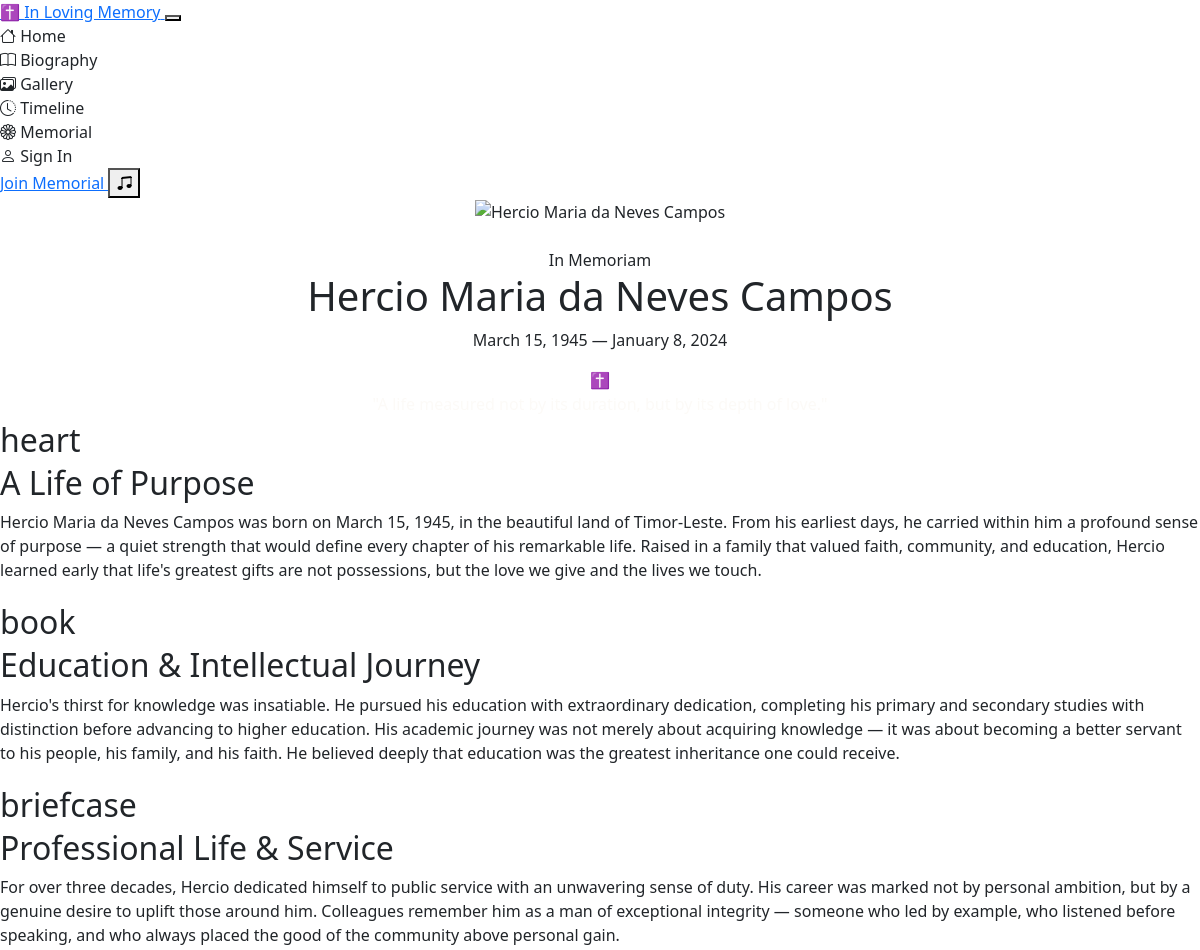
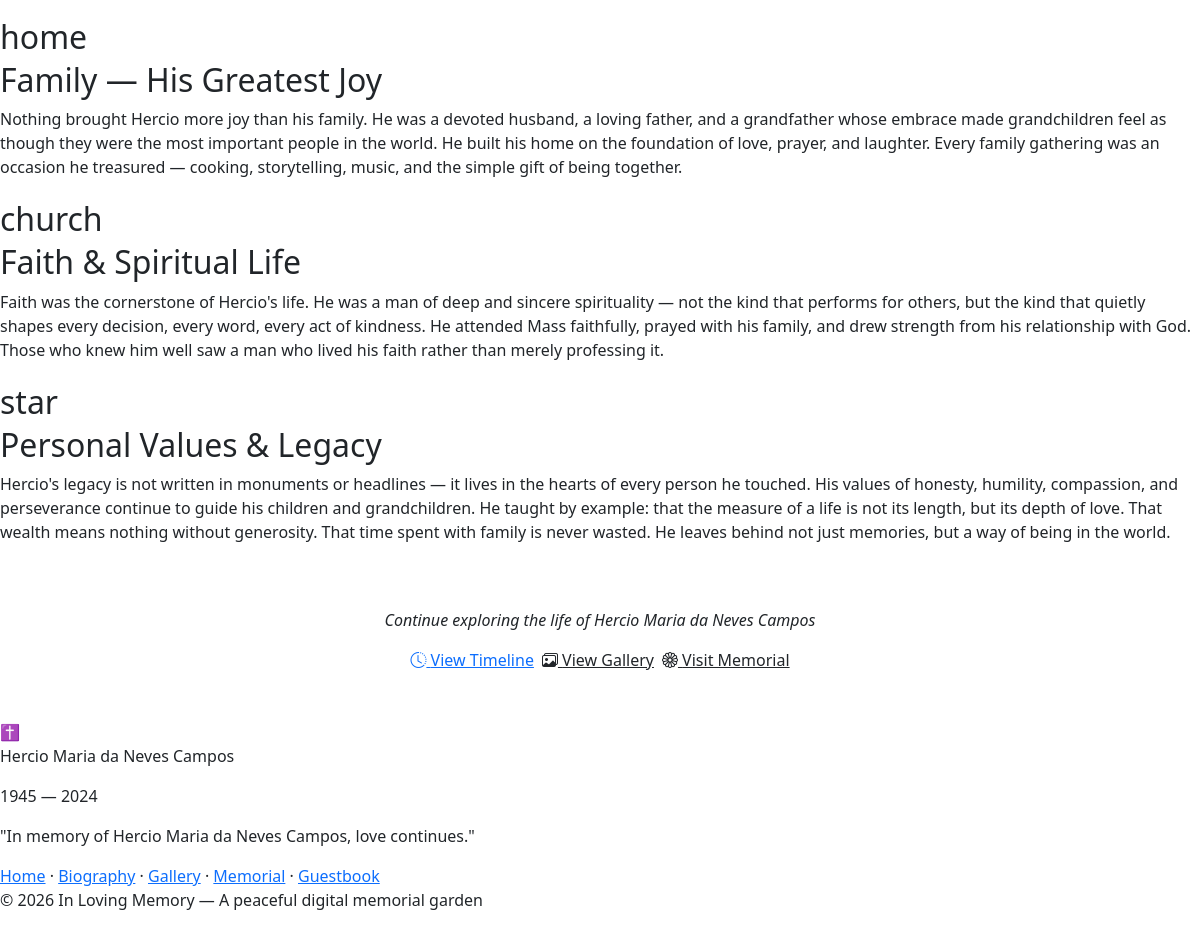
Page /pages/biography.php on the committed database (2 pictures, top to bottom).
### tables this page shows
CREATE TABLE IF NOT EXISTS `biography` (
  `id` INT UNSIGNED AUTO_INCREMENT PRIMARY KEY,
  `section_title` VARCHAR(200) NOT NULL,
  `section_content` LONGTEXT NOT NULL,
  `section_order` INT DEFAULT 0,
  `icon` VARCHAR(50) DEFAULT 'book',
  `is_active` TINYINT(1) DEFAULT 1
);

### includes/config.php (called while the page is built, shortened)
<?php
function getDB(): PDO {
    static $pdo = null;
    if ($pdo === null) {
        $dsn = sprintf(
            'mysql:host=%s;dbname=%s;charset=%s',
            DB_HOST, DB_NAME, DB_CHARSET
        );
        $options = [
            PDO::ATTR_ERRMODE            => PDO::ERRMODE_EXCEPTION,
            PDO::ATTR_DEFAULT_FETCH_MODE => PDO::FETCH_ASSOC,
            PDO::ATTR_EMULATE_PREPARES   => false,
        ];
        try {
            $pdo = new PDO($dsn, DB_USER, DB_PASS, $options);
        } catch (PDOException $e) {
            error_log('Database connection failed: ' . $e->getMessage());
            die('<div style="font-family:serif;text-align:center;padding:3rem;color:#666;">
                <h2>Service Temporarily Unavailable</h2>
                <p>Please try again in a moment.</p>
            </div>');
        }
    }
    return $pdo;
}
function getSetting(string $key, string $default = ''): string {
    static $settings = null;
    if ($settings === null) {
        try {
            $pdo = getDB();
            $stmt = $pdo->query('SELECT setting_key, setting_value FROM settings');
            $settings = $stmt->fetchAll(PDO::FETCH_KEY_PAIR);
        } catch (Exception $e) {
            $settings = [];
        }
    }
    return $settings[$key] ?? $default;
}

### includes/functions.php (called while the page is built, shortened)
<?php
require_once __DIR__ . '/config.php';
function e(string $str): string {
    return htmlspecialchars($str, ENT_QUOTES | ENT_SUBSTITUTE, 'UTF-8');
}

### pages/biography.php (the view, shortened to what this page needs)
<?php
require_once __DIR__ . '/../includes/functions.php';
$pdo      = getDB();
$sections = $pdo->query('SELECT * FROM biography WHERE is_active=1 ORDER BY section_order ASC')->fetchAll();
$deceasedName = getSetting('deceased_name');
$born = getSetting('deceased_born');
$died = getSetting('deceased_died');
$bornFull = $born ? date('F j, Y', strtotime($born)) : '';
$diedFull = $died ? date('F j, Y', strtotime($died)) : '';
$renderIcon = function($icon) {
    $iconMap = ['heart'=>'bi-heart','book'=>'bi-book','briefcase'=>'bi-briefcase','home'=>'bi-house','church'=>'bi-building','star'=>'bi-star'];
    if (strlen($icon) > 2 || preg_match('/[^\x00-\x7F]/', $icon)) {
        return ['type' => 'emoji', 'value' => $icon];
    }
    $class = $iconMap[$icon] ?? 'bi-star';
    return ['type' => 'bs-icon', 'value' => $class];
};
include __DIR__ . '/../includes/header.php';
?>
<section class="bio-header">
  <div class="container-memorial text-center">
    <div class="hero-portrait-wrap mx-auto mb-4">
      <img src="/assets/img/hercio1.jpeg" alt="<?= e($deceasedName) ?>" class="hero-portrait">
    </div>
    <span class="section-eyebrow">In Memoriam</span>
    <h1 class="bio-name"><?= e($deceasedName) ?></h1>
    <p class="bio-dates"><?= e($bornFull) ?> &mdash; <?= e($diedFull) ?></p>
    <div class="hero-divider mt-3">✝</div>
    <p class="hero-quote" style="max-width:500px;margin:0 auto;color:rgba(250,248,243,0.65);">
    </p>
  </div>
</section>
<section class="section-pad section-light">
  <div class="container-memorial">
    <?php if (empty($sections)): ?>
    <p class="text-center text-muted-memorial fst-italic">Biography coming soon…</p>
    <?php else: ?>
    <?php foreach ($sections as $i => $sec):
      $icon = $renderIcon($sec['icon']);
    ?>
    <div class="bio-section reveal reveal-delay-<?= min($i+1,6) ?>">
      <div class="bio-section-icon">
        <?php if ($icon['type'] === 'emoji'): ?>
          <span style="font-size: 2rem; display: block;"><?= htmlspecialchars($icon['value']) ?></span>
        <?php else: ?>
          <i class="bi <?= $icon['value'] ?>"></i>
        <?php endif; ?>
      </div>
      <h2 class="bio-section-title"><?= e($sec['section_title']) ?></h2>
      <div class="bio-section-text">
        <?php foreach (explode("\n", $sec['section_content']) as $para): ?>
          <?php if (trim($para)): ?><p><?= e(trim($para)) ?></p><?php endif; ?>
        <?php endforeach; ?>
      </div>
    </div>
    <?php endforeach; ?>
    <?php endif; ?>
  </div>
</section>
<section style="background:var(--ivory-dark);padding:3rem 0;text-align:center;">
  <div class="container-memorial">
    <p class="fst-italic text-muted-memorial mb-3">Continue exploring the life of <?= e($deceasedName) ?></p>
    <div class="d-flex flex-wrap gap-2 justify-content-center">
      <a href="<?= SITE_URL ?>/pages/timeline.php" class="btn-memorial btn-primary-memorial">
        <i class="bi bi-clock-history"></i> View Timeline
      </a>
      <a href="<?= SITE_URL ?>/pages/gallery.php" class="btn-memorial btn-outline-memorial" style="color:var(--deep-blue);border-color:var(--ivory-deeper);">
        <i class="bi bi-images"></i> View Gallery
      </a>
      <a href="<?= SITE_URL ?>/pages/memorial.php" class="btn-memorial btn-outline-memorial" style="color:var(--deep-blue);border-color:var(--ivory-deeper);">
        <i class="bi bi-flower1"></i> Visit Memorial
      </a>
    </div>
  </div>
</section>
<?php include __DIR__ . '/../includes/footer.php'; ?>

### rows in the picture
biography: icon "heart", section_title "A Life of Purpose", section_content "Hercio Maria da Neves Campos was born on March 15, 1945, in the beautiful land of Timor-Leste. From his earliest days, he carried within him a profound sense of purpose — a quiet strength that would define every chapter of his remarkable life. Raised in a family that valued faith, community, and education, Hercio learned early that life's greatest gifts are not possessions, but the love we give and the lives we touch."
biography: icon "book", section_title "Education & Intellectual Journey", section_content "Hercio's thirst for knowledge was insatiable. He pursued his education with extraordinary dedication, completing his primary and secondary studies with distinction before advancing to higher education. His academic journey was not merely about acquiring knowledge — it was about becoming a better servant to his people, his family, and his faith. He believed deeply that education was the greatest inheritance one could receive."
biography: icon "briefcase", section_title "Professional Life & Service", section_content "For over three decades, Hercio dedicated himself to public service with an unwavering sense of duty. His career was marked not by personal ambition, but by a genuine desire to uplift those around him. Colleagues remember him as a man of exceptional integrity — someone who led by example, who listened before speaking, and who always placed the good of the community above personal gain."
biography: icon "home", section_title "Family — His Greatest Joy", section_content "Nothing brought Hercio more joy than his family. He was a devoted husband, a loving father, and a grandfather whose embrace made grandchildren feel as though they were the most important people in the world. He built his home on the foundation of love, prayer, and laughter. Every family gathering was an occasion he treasured — cooking, storytelling, music, and the simple gift of being together."
biography: icon "church", section_title "Faith & Spiritual Life", section_content "Faith was the cornerstone of Hercio's life. He was a man of deep and sincere spirituality — not the kind that performs for others, but the kind that quietly shapes every decision, every word, every act of kindness. He attended Mass faithfully, prayed with his family, and drew strength from his relationship with God. Those who knew him well saw a man who lived his faith rather than merely professing it."
biography: icon "star", section_title "Personal Values & Legacy", section_content "Hercio's legacy is not written in monuments or headlines — it lives in the hearts of every person he touched. His values of honesty, humility, compassion, and perseverance continue to guide his children and grandchildren. He taught by example: that the measure of a life is not its length, but its depth of love. That wealth means nothing without generosity. That time spent with family is never wasted. He leaves behind not just memories, but a way of being in the world."

### other values in the picture
$siteTitle "In Loving Memory"
$deceasedName "Hercio Maria da Neves Campos"
$bornFull "March 15, 1945"
$diedFull "January 8, 2024"
$bornYear "1945"
$diedYear "2024"
$footerQuote "In memory of Hercio Maria da Neves Campos, love continues."
